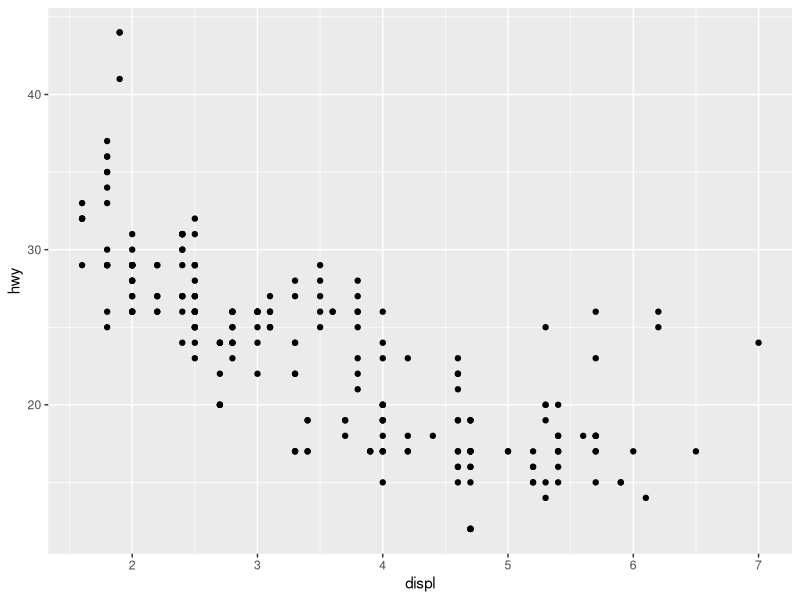
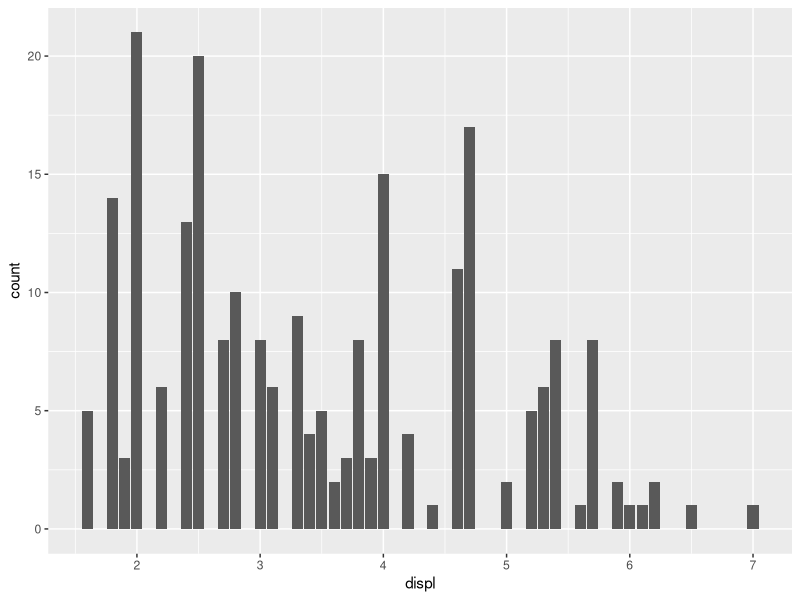
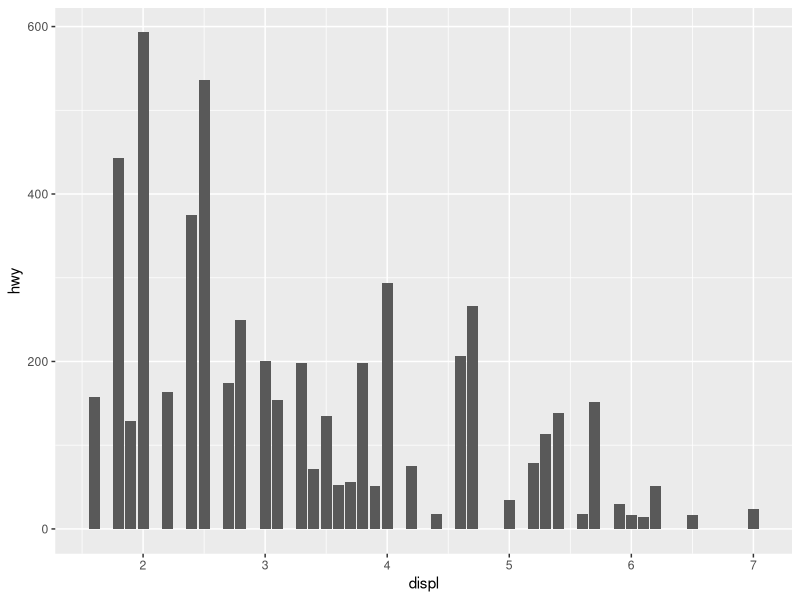
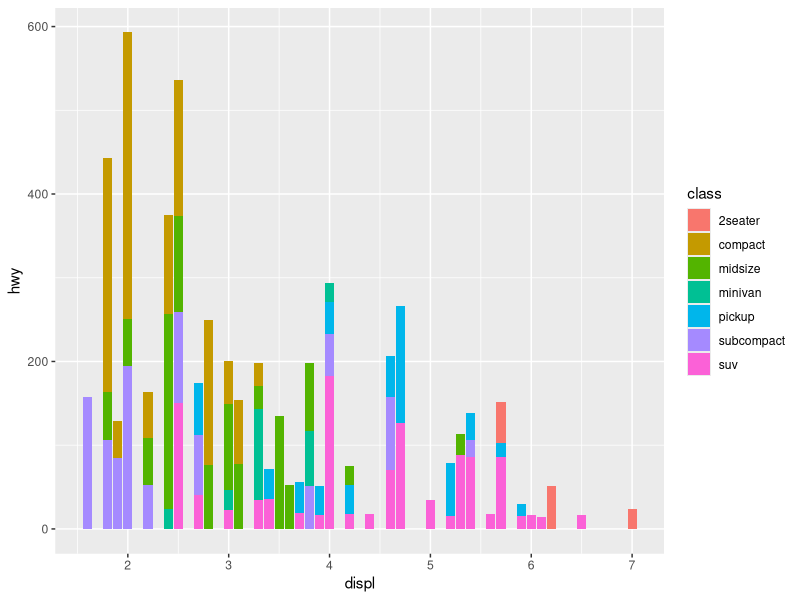
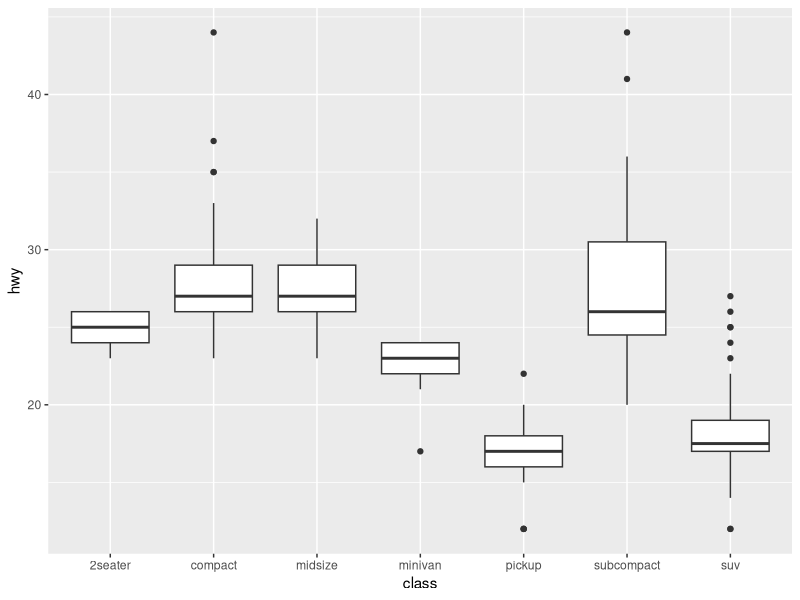
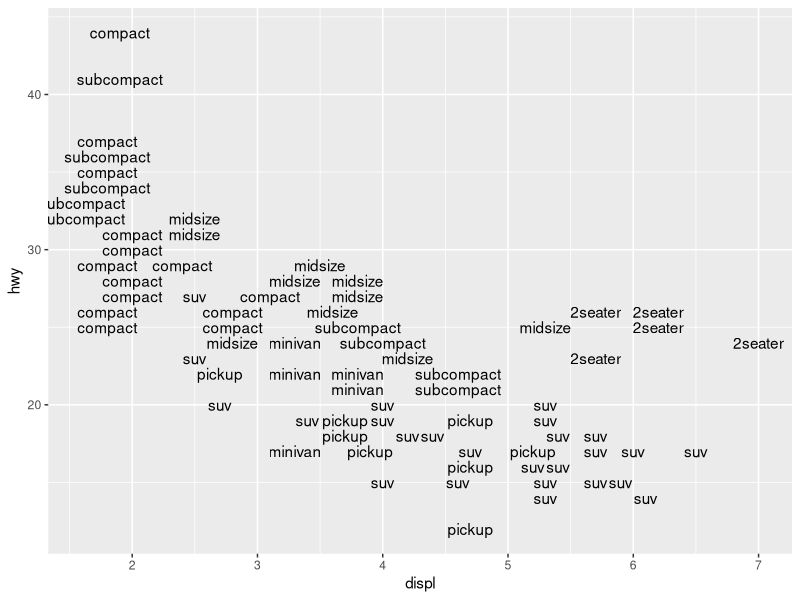
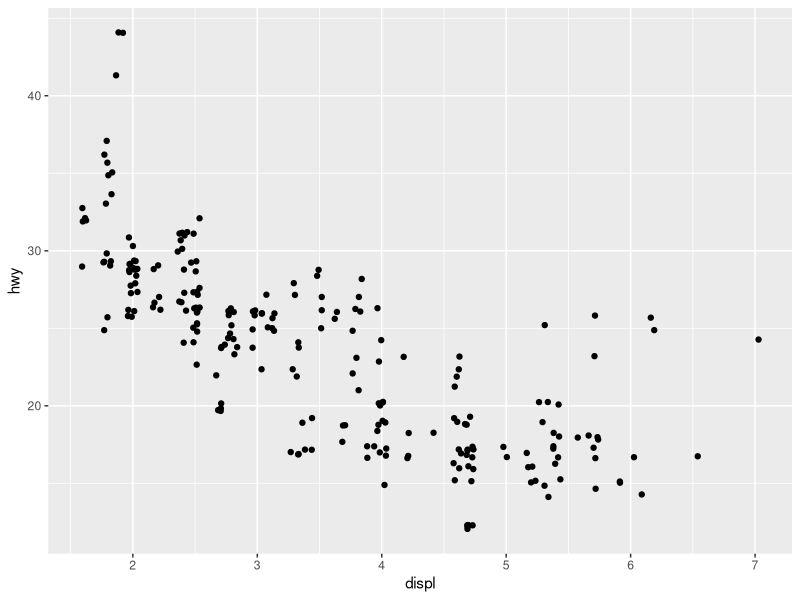
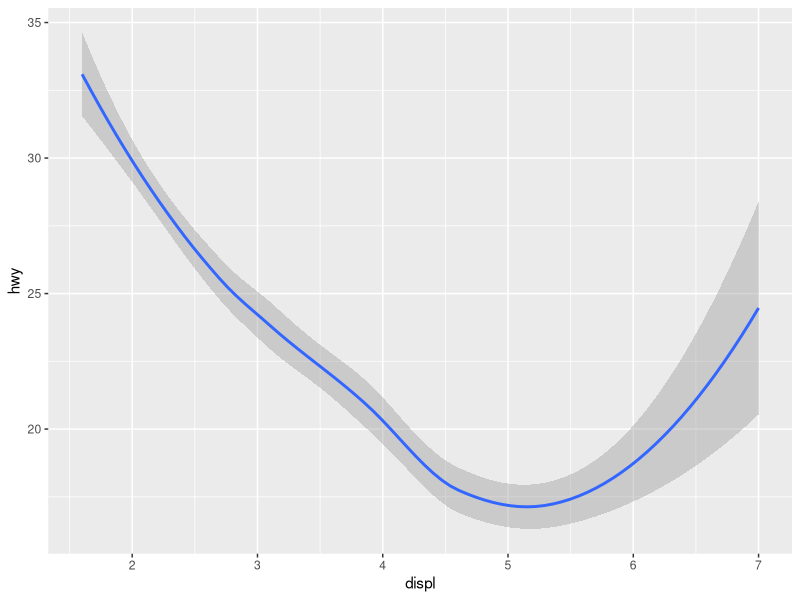

The R source for these figures, in order:
## ---- chunk 1
library(tidyverse)
## ---- chunk 2
ggplot(mpg) + geom_point(mapping=aes(x=displ,y=hwy))
## ---- chunk 3
ggplot(mpg) + geom_bar(mapping=aes(x=displ))
## ---- chunk 4
ggplot(mpg) + geom_col(mapping=aes(x=displ,y=hwy))
## ---- chunk 5
ggplot(mpg) + geom_col(mapping=aes(x=displ,y=hwy,fill=class))
## ---- chunk 6
ggplot(mpg) + geom_boxplot(mapping=aes(x=class,y=hwy))
## ---- chunk 7
ggplot(mpg) + geom_text(mapping=aes(x=displ,y=hwy,label=class),check_overlap = T)
## ---- chunk 8
ggplot(mpg) + geom_jitter(mapping=aes(x=displ,y=hwy))
## ---- chunk 9
ggplot(mpg) + geom_smooth(mapping=aes(x=displ,y=hwy))
## ---- chunk 10
ggplot(mpg) + geom_smooth(mapping=aes(x=displ,y=hwy),method="lm")
## ---- chunk 11
ggplot(mpg) + geom_smooth(mapping=aes(x=displ,y=hwy),method="gam")
